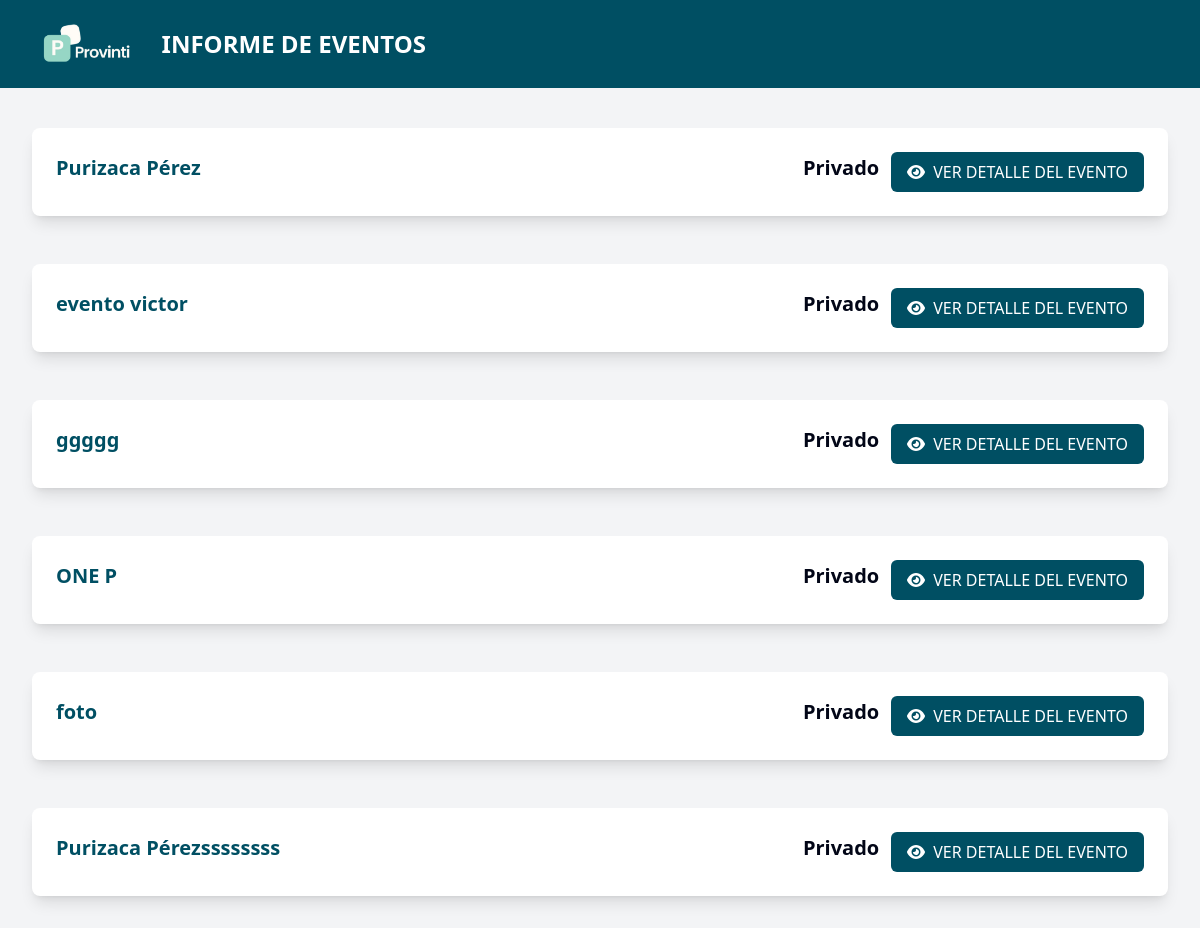
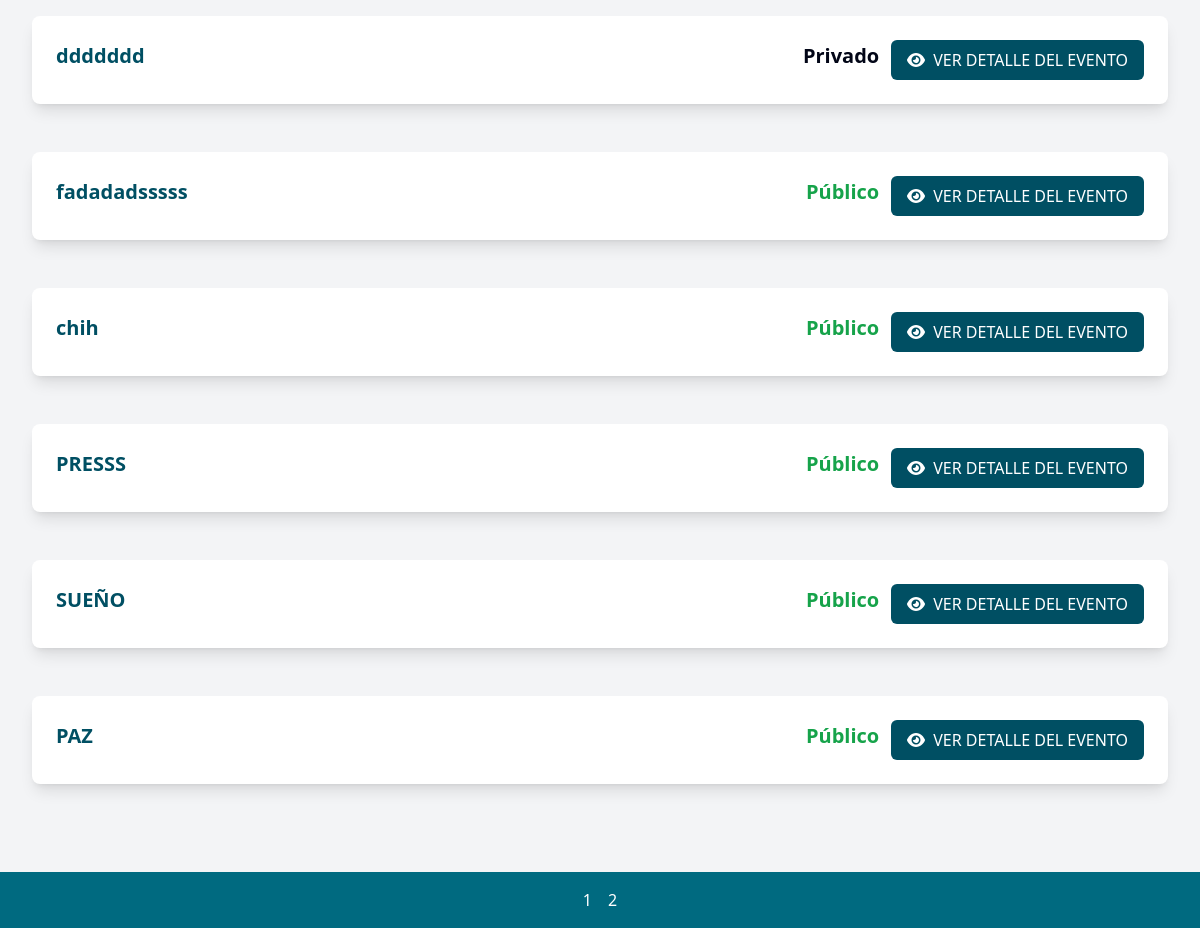
Page /public/admin-informes-eventos.php (signed in) on the committed database (2 pictures, top to bottom).
### tables this page shows
CREATE TABLE `eventos` (
  `ID_Evento` int(11) NOT NULL,
  `Titulo` varchar(100) NOT NULL,
  `Aforo` int(11) DEFAULT NULL,
  `Foto` varchar(255) DEFAULT NULL,
  `Descripcion` text DEFAULT NULL,
  `terminos_condiciones` longtext DEFAULT NULL,
  `Artista_Autor` varchar(100) DEFAULT NULL,
  `Fecha_Evento` datetime DEFAULT NULL,
  `Fecha_Creacion` datetime DEFAULT current_timestamp(),
  `Estado_Publicacion` enum('Publicado','Borrador','Cancelado') DEFAULT 'Borrador',
  `visibilidad` varchar(255) DEFAULT NULL,
  `organizador` varchar(255) DEFAULT NULL,
  `contacto_organizador` varchar(255) DEFAULT NULL,
  `politica_cancelacion` text DEFAULT NULL,
  `f_actualizacion` date DEFAULT NULL,
  `f_borrado` date DEFAULT NULL,
  `hora_borrado` time DEFAULT NULL,
  `ubicacion` varchar(100) DEFAULT NULL,
  `activoPospuesto` varchar(20) DEFAULT NULL,
  `horaInicioEvento` time DEFAULT NULL,
  `horaFinEvento` time DEFAULT NULL,
  `redes` varchar(150) DEFAULT NULL,
  `id_usuario` int(11) NOT NULL
);

### public/admin-informes-eventos.php (called while the page is built, shortened)
<?php
$conexion = new Database();
$eventoObjeto = new Evento($conexion->connect());
$eventos = $eventoObjeto->mostrarEventos();
include '../vista/admin/informe/informes_eventos.php';
?>

### modelo/Database.php (called while the page is built, shortened)
<?php
class Database {
    private $host = DB_HOST;
    private $db_name = DB_NAME;
    private $username = DB_USER;
    private $password = DB_PASS;
    public function connect() {
        $this->conn = mysqli_connect($this->host, $this->username, $this->password, $this->db_name);
        return $this->conn;
    }
}
?>

### modelo/Evento.php (called while the page is built, shortened)
<?php
class Evento {
    private $connection;
    public function __construct($bd)
    {
     $this->connection = $bd;
    }
    public function mostrarEventos() {
        $sql = "SELECT * FROM eventos";
        $result = mysqli_query($this->connection, $sql);
        $eventos = [];
        if ($result) {
            while ($row = mysqli_fetch_assoc($result)) {
                $eventos[] = $row;
            }
        }
        return $eventos;
    }
}
?>

### vista/admin/informe/informes_eventos.php (the view, shortened to what this page needs)
<!DOCTYPE html>
<html lang="es">
<head>
  <script src="https://cdn.tailwindcss.com"></script>
  <link href="https://cdn.jsdelivr.net/npm/tailwindcss@2.2.16/dist/tailwind.min.css" rel="stylesheet">
</head>
<body class="font-sans bg-gray-100 text-gray-800">
  <header class="bg-[#004f63] text-white py-5 px-8 flex items-center justify-between">
    <div class="flex items-center">
      <img src="../vista/admin/informe/img/logo_provint.png" alt="Logo" class="h-12 mr-4">
      <h1 class="text-2xl font-bold">INFORME DE EVENTOS</h1>
    </div>
  </header>
  <main class="px-8 py-10">
  <?php
  foreach($eventos as $evento){
    echo '<section class="bg-white shadow-lg rounded-lg p-6 mb-12 flex items-center justify-between">
      <div>
        <h2 class="text-[#004f63] font-bold text-xl mb-2">'.$evento['Titulo'].'</h2>
      </div>
      <div class="text-[#004f63] font-bold text-xl mb-2 ms-auto me-3 ';
      if($evento['visibilidad']=="Público"){
        echo 'text-green-600';
      } else{
        echo 'text-slate-950';
      }
      echo'">'.$evento['visibilidad'].'</div>
      <a href="admin-estadisticas-evento.php?id='.$evento['ID_Evento'].'" class="bg-[#004f63] text-white py-2 px-4 rounded-md inline-block hover:bg-[#006a80]">
        <i class="fas fa-eye mr-2"></i>VER DETALLE DEL EVENTO
      </a>
    </section>';
  }
  ?>
  </main>
  <footer class="bg-[#006a80] text-white py-4 text-center">
    <div class="flex justify-center">
      <a href="#" class="text-white px-2 hover:bg-[#004f63] rounded-md">1</a>
      <a href="#" class="text-white px-2 hover:bg-[#004f63] rounded-md">2</a>
    </div>
  </footer>
</body>
</html>

### rows in the picture
eventos: Titulo "Purizaca Pérez", visibilidad "Privado"
eventos: Titulo "evento victor", visibilidad "Privado"
eventos: Titulo "ggggg", visibilidad "Privado"
eventos: Titulo "ONE P", visibilidad "Privado"
eventos: Titulo "foto", visibilidad "Privado"
eventos: Titulo "Purizaca Pérezssssssss", visibilidad "Privado"
eventos: Titulo "ddddddd", visibilidad "Privado"
eventos: Titulo "fadadadsssss", visibilidad "Público"
eventos: Titulo "chih", visibilidad "Público"
eventos: Titulo "PRESSS", visibilidad "Público"
eventos: Titulo "SUEÑO", visibilidad "Público"
eventos: Titulo "PAZ", visibilidad "Público"
